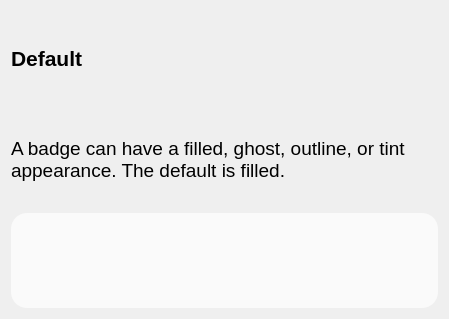
<?xml version="1.0" encoding="UTF-8"?>
<ui version="4.0">
 <class>GalleryFrame</class>
 <widget class="QFrame" name="GalleryFrame">
  <property name="geometry">
   <rect>
    <x>0</x>
    <y>0</y>
    <width>449</width>
    <height>319</height>
   </rect>
  </property>
  <property name="windowTitle">
   <string>Frame</string>
  </property>
  <layout class="QVBoxLayout" name="verticalLayout">
   <property name="spacing">
    <number>6</number>
   </property>
   <property name="sizeConstraint">
    <enum>QLayout::SizeConstraint::SetDefaultConstraint</enum>
   </property>
   <item>
    <widget class="QLabel" name="label_Title">
     <property name="sizePolicy">
      <sizepolicy hsizetype="Preferred" vsizetype="Preferred">
       <horstretch>0</horstretch>
       <verstretch>0</verstretch>
      </sizepolicy>
     </property>
     <property name="font">
      <font>
       <family>Segoe UI</family>
       <pointsize>16</pointsize>
       <bold>true</bold>
      </font>
     </property>
     <property name="text">
      <string>Default</string>
     </property>
     <property name="textFormat">
      <enum>Qt::TextFormat::MarkdownText</enum>
     </property>
    </widget>
   </item>
   <item>
    <widget class="QLabel" name="label_Description">
     <property name="sizePolicy">
      <sizepolicy hsizetype="Preferred" vsizetype="Preferred">
       <horstretch>0</horstretch>
       <verstretch>0</verstretch>
      </sizepolicy>
     </property>
     <property name="font">
      <font>
       <family>Segoe UI</family>
       <pointsize>14</pointsize>
      </font>
     </property>
     <property name="frameShadow">
      <enum>QFrame::Shadow::Plain</enum>
     </property>
     <property name="text">
      <string>A badge can have a filled, ghost, outline, or tint appearance. The default is filled.</string>
     </property>
     <property name="textFormat">
      <enum>Qt::TextFormat::MarkdownText</enum>
     </property>
     <property name="scaledContents">
      <bool>true</bool>
     </property>
     <property name="wordWrap">
      <bool>true</bool>
     </property>
     <property name="margin">
      <number>0</number>
     </property>
     <property name="indent">
      <number>0</number>
     </property>
    </widget>
   </item>
   <item>
    <widget class="QFrame" name="frame_Content">
     <property name="minimumSize">
      <size>
       <width>0</width>
       <height>80</height>
      </size>
     </property>
     <property name="font">
      <font>
       <pointsize>14</pointsize>
      </font>
     </property>
     <property name="styleSheet">
      <string notr="true">QFrame#frame_Content{
	background-color: #fafafa;
	border-color: 1px solid #d1d1d1;
	border-radius: 16px;
}</string>
     </property>
    </widget>
   </item>
  </layout>
  <zorder>label_Title</zorder>
  <zorder>frame_Content</zorder>
  <zorder>label_Description</zorder>
 </widget>
 <resources/>
 <connections/>
</ui>
